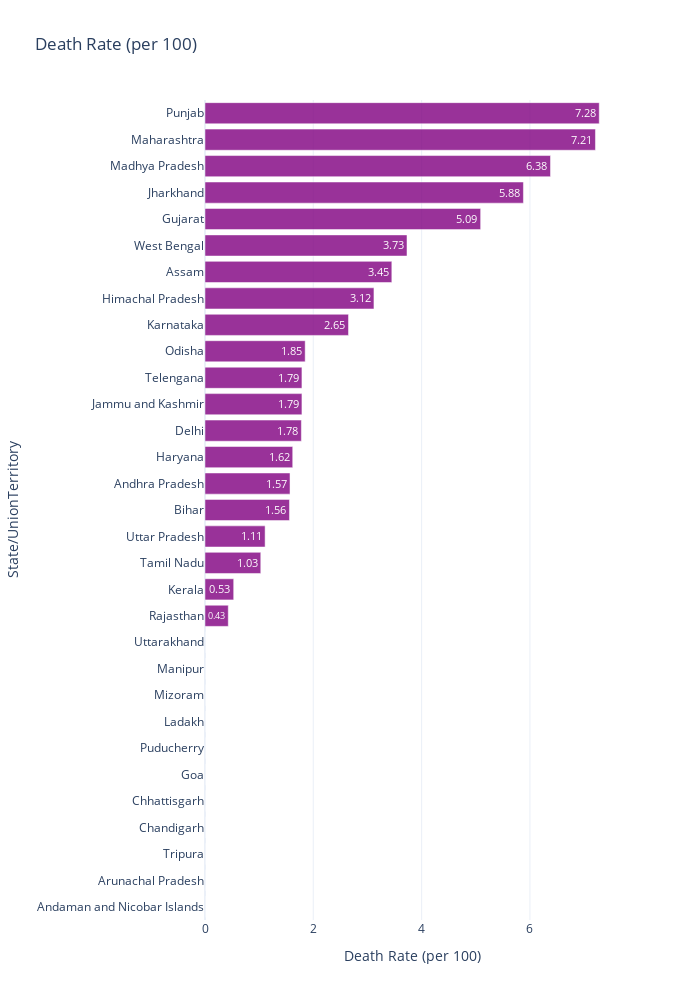

Notebook code for this chart:
### Code cell
fig = px.bar(state_cases.sort_values('Death Rate (per 100)', ascending= False).sort_values('Death Rate (per 100)', ascending=True), 
             x="Death Rate (per 100)", y="State/UnionTerritory", 
             title='Death Rate (per 100)', 
             text='Death Rate (per 100)', 
             orientation='h', 
             width=700, height=1000)
fig.update_traces(marker_color='#800080', opacity=0.8, textposition='inside')

fig.update_layout(template = 'plotly_white')
fig.show()

### Figure 1 — Plotly figure (JSON) as saved in the notebook; plotly's stock layout.template omitted (floating-point values rounded to 4 significant figures)
{"data": [{"alignmentgroup": "True", "hoverlabel": {"namelength": 0}, "hovertemplate": "Death Rate (per 100)=%{text}<br>State/UnionTerritory=%{y}", "legendgroup": "", "marker": {"color": "#800080"}, "name": "", "offsetgroup": "", "opacity": 0.8, "orientation": "h", "showlegend": false, "text": [0.0, 0.0, 0.0, 0.0, 0.0, 0.0, 0.0, 0.0, 0.0, 0.0, 0.0, 0.43, 0.53, 1.03, 1.11, 1.56, 1.57, 1.62, 1.78, 1.79, 1.79, 1.85, 2.65, 3.12, 3.45, 3.73, 5.09, 5.88, 6.38, 7.21, 7.28], "textposition": "inside", "type": "bar", "x": [0.0, 0.0, 0.0, 0.0, 0.0, 0.0, 0.0, 0.0, 0.0, 0.0, 0.0, 0.43, 0.53, 1.03, 1.11, 1.56, 1.57, 1.62, 1.78, 1.79, 1.79, 1.85, 2.65, 3.12, 3.45, 3.73, 5.09, 5.88, 6.38, 7.21, 7.28], "xaxis": "x", "y": ["Andaman and Nicobar Islands", "Arunachal Pradesh", "Tripura", "Chandigarh", "Chhattisgarh", "Goa", "Puducherry", "Ladakh", "Mizoram", "Manipur", "Uttarakhand", "Rajasthan", "Kerala", "Tamil Nadu", "Uttar Pradesh", "Bihar", "Andhra Pradesh", "Haryana", "Delhi", "Jammu and Kashmir", "Telengana", "Odisha", "Karnataka", "Himachal Pradesh", "Assam", "West Bengal", "Gujarat", "Jharkhand", "Madhya Pradesh", "Maharashtra", "Punjab"], "yaxis": "y"}], "layout": {"barmode": "relative", "height": 1000, "legend": {"tracegroupgap": 0}, "title": {"text": "Death Rate (per 100)"}, "width": 700, "xaxis": {"anchor": "y", "domain": [0.0, 1.0], "title": {"text": "Death Rate (per 100)"}}, "yaxis": {"anchor": "x", "domain": [0.0, 1.0], "title": {"text": "State/UnionTerritory"}}}}
